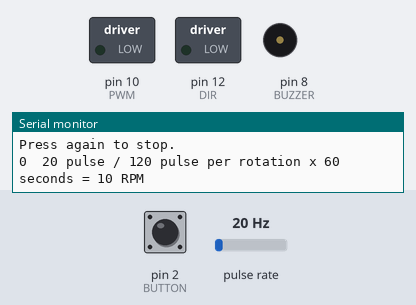
Simulated run of this sketch. Board: Arduino Uno, built with avr-gcc and run on an emulated ATmega328P. On the bench: switched loads named in the sketch (green lamp = pin HIGH), buzzer (waves = sounding), the last lines printed to the serial monitor. Wiring (inferred from the names in the program): pulse sensor: data pin 3. The test bench sets the inputs (shaded band); at power-on: pin 2 (BUTTON) HIGH, pulse rate 20 Hz.

Above: at 1.2 s.
1.3 s: pin 2 (BUTTON) pulled LOW for 0.15 s
At 4.2 s:
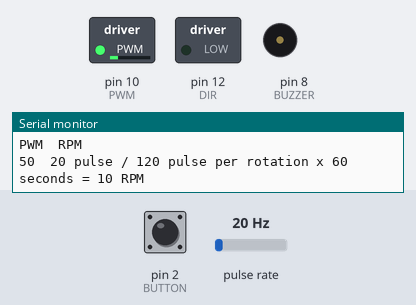
4.4 s: pin 2 (BUTTON) pulled LOW for 1 s
At 8.0 s:
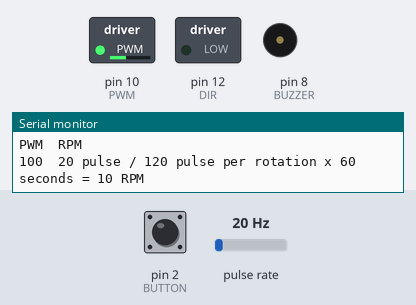
8.4 s: pin 2 (BUTTON) pulled LOW for 0.15 s
At 9.6 s:
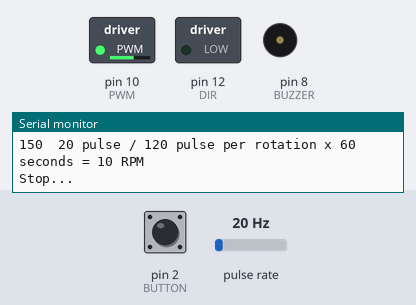
10.0 s: pin 2 (BUTTON) pulled LOW for 3.2 s
At 17.0 s:
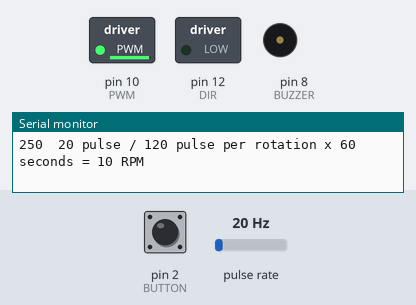
17.7 s: pin 2 (BUTTON) pulled LOW for 0.15 s
At 20.0 s:
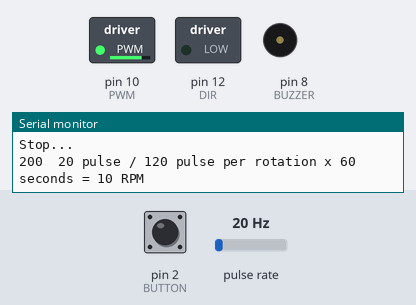
Timing chart, 0 to 23.7 s (numbered marks = the images above; inputs shaded):
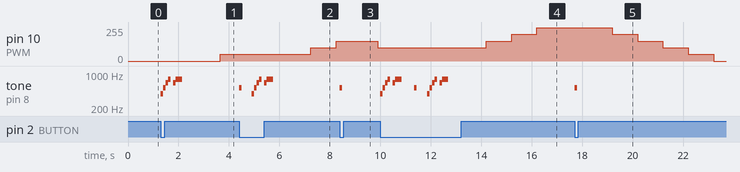

Measured:
- after the input at 1.3 s, pin 10 (PWM): 0/255 → 50/255 after 2.4 s; tone on pin 8 (BUZZER): plays 392 Hz for 0.10 s, 523 Hz for 0.10 s, 659 Hz for 0.10 s, 784 Hz for 0.10 s, 659 Hz for 0.10 s, 784 Hz for 0.25 s, starting at once
- after the input at 4.4 s, tone on pin 8 (BUZZER): plays 523 Hz for 0.10 s, 392 Hz for 0.10 s, 523 Hz for 0.10 s, 659 Hz for 0.10 s, 784 Hz for 0.10 s, 659 Hz for 0.10 s … (7 notes in this stretch), starting at once
- after the input at 8.4 s, pin 10 (PWM): 150/255 → 100/255 after 1.5 s; tone on pin 8 (BUZZER): silent → 523 Hz at once, → silent 0.10 s later
- after the input at 10.0 s, tone on pin 8 (BUZZER): plays 392 Hz for 0.10 s, 523 Hz for 0.10 s, 659 Hz for 0.10 s, 784 Hz for 0.10 s, 659 Hz for 0.10 s, 784 Hz for 0.25 s … (13 notes in this stretch), starting at once
- after the input at 17.7 s, pin 10 (PWM): moves from 250/255 to 0/255 over 4.0 s, starting after 1.5 s; tone on pin 8 (BUZZER): silent → 523 Hz at once, → silent 0.10 s later

The sketch:

RPMBuiltInHallSenso.ino
```cpp
/*

This example shows how to measure motor's RPM through built-in
hall sensor encoder.

Product page:
  DC Motor IG42E-24K: https://www.cytron.io/c-84-dc-motor/c-91-dc-geared-motor/c-494-ig42-with-encoder-planetary-gear/p-ig42e-24k
  Cytron 10Amp DC Motor Driver: https://www.cytron.io/p-md10c
  Maker UNO: https://www.cytron.io/p-maker-uno

Created by:
  2/07/18  Idris, Cytron Technologies

 */

// Please insert your motor encoder output pulse per rotation
#define ENCODEROUTPUT 120

#define BUTTON 2 // Maker UNO built-in button connected to pin 2
#define HALLSEN_A 3 // Hall sensor A connected to pin 3 (external interrupt)
#define BUZZER  8 // Maker UNO built-in buzzer connected to pin 8
#define PWM 10 // MD10C PWM connected to pin 10
#define DIR 12 // MD10C DIR connected to pin 12

// Note and frequencies
#define NOTE_G4  392
#define NOTE_C5  523
#define NOTE_E5  659
#define NOTE_G5  784

int melody[] = {
  NOTE_G4, NOTE_C5, NOTE_E5, NOTE_G5, 0, NOTE_E5, NOTE_G5
};

int noteDurations[] = {
  10, 10, 10, 10, 10, 10, 4
};

volatile long encoderValue = 0;

int interval = 1000;
long previousMillis = 0;
long currentMillis = 0;

int rpm = 0;
boolean measureRpm = false;
int motorPwm = 0;

void setup()
{
  Serial.begin(9600); // Initialize serial with 9600 baudrate

  pinMode(BUTTON, INPUT_PULLUP); // Set button as input pullup
  pinMode(HALLSEN_A, INPUT_PULLUP); // Set hall sensor A as input pullup
  pinMode(BUZZER, OUTPUT); // Set buzzer as output
  pinMode(PWM, OUTPUT); // Set PWM pin as output
  pinMode(DIR, OUTPUT); // Set DIR pin as output

  // Attach interrupt at hall sensor A on each rising signal
  attachInterrupt(digitalPinToInterrupt(HALLSEN_A), updateEncoder, RISING);

  Serial.print("\n\n");
  Serial.println("Measuring DC Motor's RPM");
  Serial.println("Press Maker UNO button to begin.");
  Serial.println("Press again to stop.");
}

void loop()
{
  if (digitalRead(BUTTON) == LOW) { // If button is pressed...
    measureRpm = !measureRpm;
    if (measureRpm == true) { // 1st pressed, start moving the motor
      Serial.println("\nStart...\n");
      Serial.println("PWM\tRPM");
      playMelody();
    }
    else if (measureRpm == false) { // 2nd pressed, stop the motor
      Serial.println("\nStop...");
      tone(BUZZER, NOTE_C5, 100);
    }

    delay(500);
    encoderValue = 0;
    previousMillis = millis();
  }

  // Update RPM value on every second
  currentMillis = millis();
  if (currentMillis - previousMillis > interval) {
    previousMillis = currentMillis;

    if (measureRpm == true &&
        motorPwm < 250) {
      motorPwm += 50;
      analogWrite(PWM, motorPwm);
    }
    else if (measureRpm == false &&
        motorPwm > 0) {
      motorPwm -= 50;
      analogWrite(PWM, motorPwm);
    }

    // Revolutions per minute (RPM) =
    // (total encoder pulse in 1s / motor encoder output) x 60s
    rpm = (float)(encoderValue * 60 / ENCODEROUTPUT);

    // Only update display when there have readings
    if (motorPwm > 0 || rpm > 0) {
      Serial.print(motorPwm);
      Serial.print('\t');
      Serial.print(encoderValue);
      Serial.print(" pulse / ");
      Serial.print(ENCODEROUTPUT);
      Serial.print(" pulse per rotation x 60 seconds = ");
      Serial.print(rpm);
      Serial.println(" RPM");
    }

    encoderValue = 0;
  }
}

void updateEncoder()
{
  // Add encoderValue by 1, each time it detects rising signal
  // from hall sensor A
  encoderValue++;
}

void playMelody()
{
  for (int thisNote = 0; thisNote < 7; thisNote++) {
    int noteDuration = 1000 / noteDurations[thisNote];
    tone(BUZZER, melody[thisNote], noteDuration);
    delay(noteDuration);
    noTone(BUZZER);
  }
}
```
